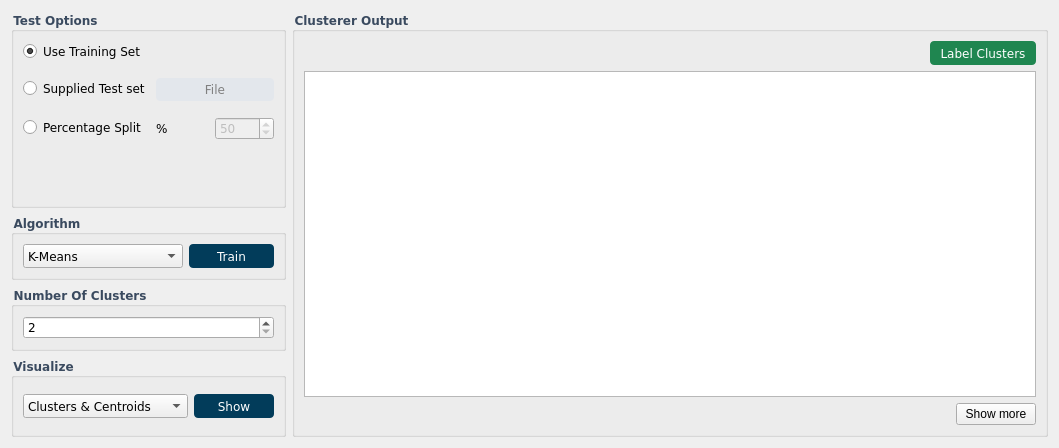
      <widget class="QWidget" name="tab_clustering">
       <attribute name="title">
        <string>Clustering</string>
       </attribute>
       <layout class="QGridLayout" name="gridLayout_10">
        <item row="0" column="0">
         <layout class="QVBoxLayout" name="sideLayout_2">
          <item>
           <widget class="QGroupBox" name="ValBox_2">
            <property name="font">
             <font>
              <family>Verdana</family>
              <weight>75</weight>
              <bold>true</bold>
             </font>
            </property>
            <property name="styleSheet">
             <string notr="true"> QGroupBox::title {
        color: #3a4a5f;
    }</string>
            </property>
            <property name="title">
             <string>Test Options</string>
            </property>
            <layout class="QFormLayout" name="formLayout_5">
             <property name="verticalSpacing">
              <number>16</number>
             </property>
             <item row="0" column="0">
              <widget class="QRadioButton" name="btn_useTrainSet_2">
               <property name="font">
                <font>
                 <family>Verdana</family>
                </font>
               </property>
               <property name="text">
                <string>Use Training Set</string>
               </property>
               <property name="checked">
                <bool>true</bool>
               </property>
              </widget>
             </item>
             <item row="1" column="0">
              <widget class="QRadioButton" name="radioButton_2">
               <property name="font">
                <font>
                 <family>Verdana</family>
                </font>
               </property>
               <property name="text">
                <string>Supplied Test set</string>
               </property>
              </widget>
             </item>
             <item row="1" column="1">
              <widget class="QPushButton" name="btn_file_2">
               <property name="enabled">
                <bool>false</bool>
               </property>
               <property name="maximumSize">
                <size>
                 <width>16777215</width>
                 <height>24</height>
                </size>
               </property>
               <property name="font">
                <font>
                 <family>Verdana</family>
                </font>
               </property>
               <property name="styleSheet">
                <string notr="true">QPushButton{
    background-color: #d6dee8;
    color: #023C5A;
    border: none;
    border-radius: 4px;
    padding: 4px 8px;
}
QPushButton:hover {
   background-color: #c3d0e0;
}

QPushButton:pressed {
    background-color: #b6c8e2;
}

QPushButton:disabled {
    background-color: #e3e7ec;
    color: grey;
}</string>
               </property>
               <property name="text">
                <string>File</string>
               </property>
              </widget>
             </item>
             <item row="2" column="0">
              <widget class="QRadioButton" name="btn_perecentSplit_2">
               <property name="font">
                <font>
                 <family>Verdana</family>
                </font>
               </property>
               <property name="text">
                <string>Percentage Split</string>
               </property>
              </widget>
             </item>
             <item row="2" column="1">
              <layout class="QHBoxLayout" name="horizontalLayout_4">
               <item>
                <widget class="QLabel" name="percent_label_2">
                 <property name="font">
                  <font>
                   <family>Verdana</family>
                  </font>
                 </property>
                 <property name="text">
                  <string>%</string>
                 </property>
                </widget>
               </item>
               <item>
                <widget class="QDoubleSpinBox" name="PsplitSpinBox_2">
                 <property name="enabled">
                  <bool>false</bool>
                 </property>
                 <property name="font">
                  <font>
                   <family>Verdana</family>
                  </font>
                 </property>
                 <property name="decimals">
                  <number>0</number>
                 </property>
                 <property name="minimum">
                  <double>1.000000000000000</double>
                 </property>
                 <property name="maximum">
                  <double>99.000000000000000</double>
                 </property>
                 <property name="value">
                  <double>50.000000000000000</double>
                 </property>
                </widget>
               </item>
              </layout>
             </item>
             <item row="3" column="0">
              <spacer name="verticalSpacer_22">
               <property name="orientation">
                <enum>Qt::Vertical</enum>
               </property>
               <property name="sizeHint" stdset="0">
                <size>
                 <width>20</width>
                 <height>40</height>
                </size>
               </property>
              </spacer>
             </item>
            </layout>
           </widget>
          </item>
          <item>
           <widget class="QGroupBox" name="groupBox_9">
            <property name="font">
             <font>
              <family>Verdana</family>
              <weight>75</weight>
              <bold>true</bold>
             </font>
            </property>
            <property name="styleSheet">
             <string notr="true"> QGroupBox::title {
        color: #3a4a5f;
    }</string>
            </property>
            <property name="title">
             <string>Algorithm</string>
            </property>
            <layout class="QHBoxLayout" name="horizontalLayout_10">
             <item>
              <widget class="QComboBox" name="chooseAlgoCombo_2">
               <property name="enabled">
                <bool>true</bool>
               </property>
               <property name="minimumSize">
                <size>
                 <width>160</width>
                 <height>24</height>
                </size>
               </property>
               <property name="maximumSize">
                <size>
                 <width>180</width>
                 <height>24</height>
                </size>
               </property>
               <property name="font">
                <font>
                 <family>Verdana</family>
                 <stylestrategy>PreferAntialias</stylestrategy>
                </font>
               </property>
               <property name="contextMenuPolicy">
                <enum>Qt::DefaultContextMenu</enum>
               </property>
               <property name="toolTip">
                <string/>
               </property>
               <property name="styleSheet">
                <string notr="true"/>
               </property>
               <property name="currentText">
                <string>K-Means</string>
               </property>
               <property name="maxVisibleItems">
                <number>11</number>
               </property>
               <property name="frame">
                <bool>true</bool>
               </property>
               <item>
                <property name="text">
                 <string>K-Means</string>
                </property>
               </item>
               <item>
                <property name="text">
                 <string>DBSCAN</string>
                </property>
               </item>
               <item>
                <property name="text">
                 <string>Bicluster</string>
                </property>
               </item>
              </widget>
             </item>
             <item>
              <widget class="QPushButton" name="btn_apply_2">
               <property name="enabled">
                <bool>true</bool>
               </property>
               <property name="minimumSize">
                <size>
                 <width>80</width>
                 <height>24</height>
                </size>
               </property>
               <property name="maximumSize">
                <size>
                 <width>100</width>
                 <height>24</height>
                </size>
               </property>
               <property name="font">
                <font>
                 <family>Verdana</family>
                </font>
               </property>
               <property name="styleSheet">
                <string notr="true">/* ----- DARK BLUE BUTTON (#023C5A) ----- */
QPushButton{
    background-color: #023C5A;
    color: white;
    border: none;
    border-radius: 4px;
    padding: 4px 16px;
}
QPushButton:hover { background-color: #034C6A; }
QPushButton:pressed { background-color: #012C4A; }
QPushButton:disabled { background-color: #8098A8; color: #D0D0D0; }</string>
               </property>
               <property name="text">
                <string>Train</string>
               </property>
              </widget>
             </item>
            </layout>
           </widget>
          </item>
          <item>
           <widget class="QGroupBox" name="groupBox_12">
            <property name="font">
             <font>
              <family>Verdana</family>
              <weight>75</weight>
              <bold>true</bold>
             </font>
            </property>
            <property name="styleSheet">
             <string notr="true"> QGroupBox::title {
        color: #3a4a5f;
    }</string>
            </property>
            <property name="title">
             <string>Number Of Clusters</string>
            </property>
            <layout class="QHBoxLayout" name="horizontalLayout_13">
             <item>
              <widget class="QDoubleSpinBox" name="NbrClusters">
               <property name="enabled">
                <bool>true</bool>
               </property>
               <property name="font">
                <font>
                 <family>Verdana</family>
                </font>
               </property>
               <property name="decimals">
                <number>0</number>
               </property>
               <property name="minimum">
                <double>2.000000000000000</double>
               </property>
               <property name="maximum">
                <double>100.000000000000000</double>
               </property>
              </widget>
             </item>
            </layout>
           </widget>
          </item>
          <item>
           <widget class="QGroupBox" name="visualizeBox_2">
            <property name="minimumSize">
             <size>
              <width>0</width>
              <height>80</height>
             </size>
            </property>
            <property name="maximumSize">
             <size>
              <width>16777215</width>
              <height>80</height>
             </size>
            </property>
            <property name="font">
             <font>
              <family>Verdana</family>
              <weight>75</weight>
              <bold>true</bold>
             </font>
            </property>
            <property name="styleSheet">
             <string notr="true"> QGroupBox::title {
        color: #3a4a5f;
    }</string>
            </property>
            <property name="title">
             <string>Visualize</string>
            </property>
            <layout class="QGridLayout" name="gridLayout_6">
             <item row="0" column="0">
              <layout class="QHBoxLayout" name="horizontalLayout_11">
               <property name="spacing">
                <number>6</number>
               </property>
               <item>
                <widget class="QComboBox" name="comboBox_visualize_2">
                 <property name="minimumSize">
                  <size>
                   <width>165</width>
                   <height>0</height>
                  </size>
                 </property>
                 <property name="maximumSize">
                  <size>
                   <width>200</width>
                   <height>24</height>
                  </size>
                 </property>
                 <property name="font">
                  <font>
                   <family>Verdana</family>
                  </font>
                 </property>
                 <property name="currentText">
                  <string>Clusters &amp; Centroids</string>
                 </property>
                 <item>
                  <property name="text">
                   <string>Clusters &amp; Centroids</string>
                  </property>
                 </item>
                </widget>
               </item>
               <item>
                <widget class="QPushButton" name="btn_show_2">
                 <property name="minimumSize">
                  <size>
                   <width>80</width>
                   <height>0</height>
                  </size>
                 </property>
                 <property name="maximumSize">
                  <size>
                   <width>80</width>
                   <height>24</height>
                  </size>
                 </property>
                 <property name="font">
                  <font>
                   <family>Verdana</family>
                  </font>
                 </property>
                 <property name="styleSheet">
                  <string notr="true">/* ----- DARK BLUE BUTTON (#023C5A) ----- */
QPushButton{
    background-color: #023C5A;
    color: white;
    border: none;
    border-radius: 4px;
    padding: 4px 8px;
}
QPushButton:hover { background-color: #034C6A; }
QPushButton:pressed { background-color: #012C4A; }
QPushButton:disabled { background-color: #8098A8; color: #D0D0D0; }</string>
                 </property>
                 <property name="text">
                  <string>Show</string>
                 </property>
                </widget>
               </item>
              </layout>
             </item>
            </layout>
           </widget>
          </item>
         </layout>
        </item>
        <item row="0" column="1">
         <widget class="QGroupBox" name="groupBox_4">
          <property name="font">
           <font>
            <family>Verdana</family>
            <weight>75</weight>
            <bold>true</bold>
           </font>
          </property>
          <property name="styleSheet">
           <string notr="true"> QGroupBox::title {
        color: #3a4a5f;
    }</string>
          </property>
          <property name="title">
           <string>Clusterer Output</string>
          </property>
          <layout class="QGridLayout" name="gridLayout_7">
           <item row="0" column="1" colspan="2">
            <widget class="QPushButton" name="btn_saveResultClust">
             <property name="minimumSize">
              <size>
               <width>106</width>
               <height>24</height>
              </size>
             </property>
             <property name="font">
              <font>
               <family>Verdana</family>
              </font>
             </property>
             <property name="toolTip">
              <string>Clusters will be auto-numbered by label</string>
             </property>
             <property name="styleSheet">
              <string notr="true">QPushButton{
    background-color: #1F8650;
    color: white;
    border: none;
    border-radius: 4px;
    padding: 4px 8px;
}
QPushButton:hover { background-color: #28965F; }
QPushButton:pressed { background-color: #167542; }
QPushButton:disabled { background-color: #90C0A0; color: #707070; }</string>
             </property>
             <property name="text">
              <string>Label Clusters</string>
             </property>
            </widget>
           </item>
           <item row="0" column="0">
            <spacer name="horizontalSpacer_5">
             <property name="orientation">
              <enum>Qt::Horizontal</enum>
             </property>
             <property name="sizeHint" stdset="0">
              <size>
               <width>620</width>
               <height>20</height>
              </size>
             </property>
            </spacer>
           </item>
           <item row="3" column="0" colspan="3">
            <widget class="QTextEdit" name="text_clustererOutput">
             <property name="font">
              <font>
               <family>Verdana</family>
              </font>
             </property>
             <property name="whatsThis">
              <string/>
             </property>
             <property name="readOnly">
              <bool>true</bool>
             </property>
             <property name="html">
              <string>&lt;!DOCTYPE HTML PUBLIC &quot;-//W3C//DTD HTML 4.0//EN&quot; &quot;http://www.w3.org/TR/REC-html40/strict.dtd&quot;&gt;
&lt;html&gt;&lt;head&gt;&lt;meta name=&quot;qrichtext&quot; content=&quot;1&quot; /&gt;&lt;style type=&quot;text/css&quot;&gt;
p, li { white-space: pre-wrap; }
&lt;/style&gt;&lt;/head&gt;&lt;body style=&quot; font-family:'Verdana'; font-size:8.25pt; font-weight:400; font-style:normal;&quot;&gt;
&lt;p style=&quot;-qt-paragraph-type:empty; margin-top:0px; margin-bottom:0px; margin-left:0px; margin-right:0px; -qt-block-indent:0; text-indent:0px; font-family:'MS Shell Dlg 2'; font-size:7.8pt;&quot;&gt;&lt;br /&gt;&lt;/p&gt;&lt;/body&gt;&lt;/html&gt;</string>
             </property>
             <property name="placeholderText">
              <string/>
             </property>
            </widget>
           </item>
           <item row="4" column="2">
            <widget class="QPushButton" name="btn_showMore">
             <property name="text">
              <string>Show more</string>
             </property>
            </widget>
           </item>
          </layout>
         </widget>
        </item>
       </layout>
      </widget>
